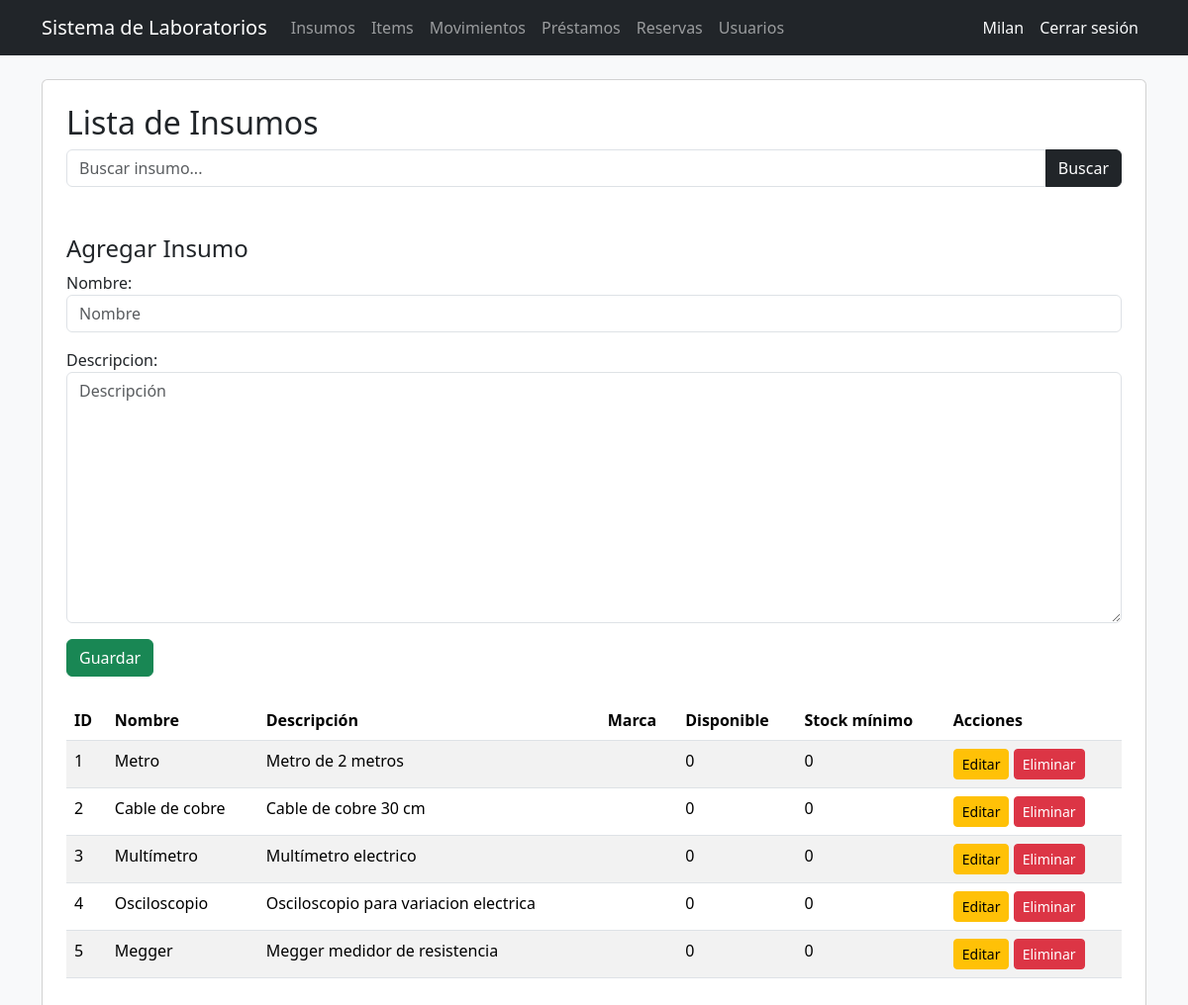
Page /inventario/ (signed in) on the committed database.
### users/models.py (models this page shows, shortened)
class Usuario(AbstractUser):
    codigo = models.CharField(max_length=50, unique=True, blank=True)
    programa = models.CharField(max_length=100, blank=True)
    rol = models.ForeignKey(
        Rol,
        on_delete=models.CASCADE,
        null=True,
        blank=True
    )

### inventario/models.py (models this page shows, shortened)
class Insumo(models.Model):
    nombre = models.CharField(
        max_length=100,
        unique=True
    )
    descripcion = models.TextField(
        blank=False
    )
    marca = models.CharField(
        max_length=100,
        blank=True
    )
    stock_minimo = models.IntegerField(default=0)
    def cantidad_disponible(self):
        return self.items.filter(
            estado__nombre='Disponible'
        ).count()
    def stock_minimo_alcanzado(self):
        if self.stock_minimo == 0:
            return False
        return self.cantidad_disponible() <= self.stock_minimo

### inventario/views.py (the view)
# urls.py: path('', inicio),
@rol_requerido('Administrador')
def inicio(request):
    if request.method == 'POST':
        form = InsumoForm(request.POST)
        if form.is_valid():
            form.save()
            return redirect('/inventario/')
    else:
        form = InsumoForm()
    busqueda = request.GET.get('busqueda')
    if busqueda:
        insumos = Insumo.objects.filter(nombre__icontains=busqueda)
    else:
        insumos = Insumo.objects.all()
    alertas_stock = [
        insumo for insumo in Insumo.objects.all()
        if insumo.stock_minimo_alcanzado()
    ]
    return render(
        request,
        'inventario/inicio.html',
        {
            'insumos': insumos,
            'form': form,
            'alertas_stock': alertas_stock
        }
    )

### inventario/forms.py
class InsumoForm(forms.ModelForm):
    class Meta:
        model = Insumo
        fields = [
            'nombre',
            'descripcion'
        ]
        widgets = {
            'nombre': forms.TextInput(
                attrs={
                    'class': 'form-control',
                    'placeholder': 'Nombre'
                }
            ),
            'descripcion': forms.Textarea(
                attrs={
                    'class': 'form-control',
                    'placeholder': 'Descripción'
                }
            )
        }

### inventario/templates/inventario/inicio.html (shortened to what this page needs)
{% extends 'inventario/base.html' %}
{% block contenido %}
<div class="card p-4">
    <h2>Lista de Insumos</h2>
    <form method="GET" class="mb-4">
        <div class="input-group">
            <input
                type="text"
                name="busqueda"
                class="form-control"
                placeholder="Buscar insumo..."
            >
            <button
                class="btn btn-dark"
                type="submit"
            >
                Buscar
            </button>
        </div>
    </form>
    <h4 class="mt-4">Agregar Insumo</h4>
    <form method="POST" class="mb-4">
        {{ form.as_p }}
        <button type="submit" class="btn btn-success">Guardar</button>
    </form>
    <table class="table table-striped">
        <thead>
            <tr>
                <th>ID</th>
                <th>Nombre</th>
                <th>Descripción</th>
                <th>Marca</th>
                <th>Disponible</th>
                <th>Stock mínimo</th>
                <th>Acciones</th>
            </tr>
        </thead>
        <tbody>
            {% for insumo in insumos %}
            <tr {% if insumo.stock_minimo_alcanzado %}class="table-warning"{% endif %}>
                <td>{{ insumo.id }}</td>
                <td>{{ insumo.nombre }}</td>
                <td>{{ insumo.descripcion }}</td>
                <td>{{ insumo.marca }}</td>
                <td>{{ insumo.cantidad_disponible }}</td>
                <td>{{ insumo.stock_minimo }}</td>
                <td>
                    <a
                        href="/inventario/editar/{{ insumo.id }}/"
                        class="btn btn-warning btn-sm"
                    >
                        Editar
                    </a>
                    <a
                        href="/inventario/eliminar/{{ insumo.id }}/"
                        class="btn btn-danger btn-sm"
                    >
                        Eliminar
                    </a>
                </td>
            </tr>
            {% endfor %}
        </tbody>
    </table>
</div>
{% endblock %}

### templates/base_general.html (shortened to what this page needs)
<!DOCTYPE html>
<html lang="es">
<head>
    <link
        href="https://cdn.jsdelivr.net/npm/bootstrap@5.3.3/dist/css/bootstrap.min.css"
        rel="stylesheet"
    >
</head>
<body class="bg-light">
    <nav class="navbar navbar-expand-lg navbar-dark bg-dark">
    <div class="container">
        <a class="navbar-brand" href="/">Sistema de Laboratorios</a>
        <div class="navbar-nav">
            <a class="nav-link" href="/inventario/">Insumos</a>
            <a class="nav-link" href="/inventario/items/">Items</a>
            <a class="nav-link" href="/inventario/movimientos/">Movimientos</a>
            <a class="nav-link" href="/prestamos/">Préstamos</a>
            <a class="nav-link" href="/reservas/">Reservas</a>
            <a class="nav-link" href="/usuarios/">Usuarios</a>
        </div>
        <div class="navbar-nav ms-auto">
    {% if user.is_authenticated %}
    <span class="nav-link text-light">{{ user.username }}</span>
    <form method="POST" action="/logout/">
        <button type="submit" class="btn btn-link nav-link text-light">
            Cerrar sesión
        </button>
    </form>
    {% endif %}
</div>
</nav>
    <div class="container mt-4">
        {% block contenido %}
        {% endblock %}
    </div>
</body>
</html>

### rows in the picture
Usuario: username "Milan"
Insumo: id "1", nombre "Metro", descripcion "Metro de 2 metros", cantidad_disponible "0", stock_minimo "0"
Insumo: id "2", nombre "Cable de cobre", descripcion "Cable de cobre 30 cm", cantidad_disponible "0", stock_minimo "0"
Insumo: id "3", nombre "Multímetro", descripcion "Multímetro electrico", cantidad_disponible "0", stock_minimo "0"
Insumo: id "4", nombre "Osciloscopio", descripcion "Osciloscopio para variacion electrica", cantidad_disponible "0", stock_minimo "0"
Insumo: id "5", nombre "Megger", descripcion "Megger medidor de resistencia", cantidad_disponible "0", stock_minimo "0"
